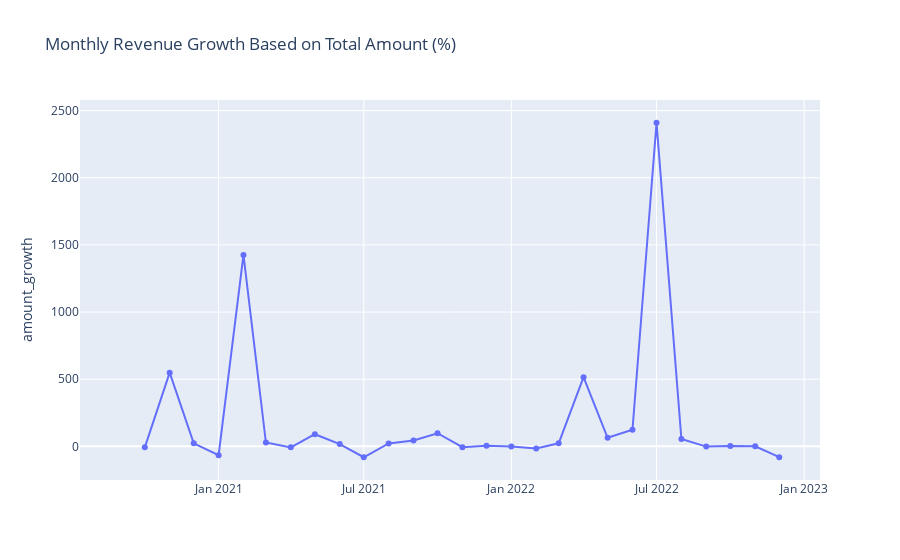

Notebook code cell kept with this figure:
### Code cell
monthly_revenue(df_growth,'amount_growth', 'Monthly Revenue Growth Based on Total Amount (%)')

### Figure 1 — Plotly figure (JSON) as saved in the notebook; plotly's stock layout.template omitted (floating-point values rounded to 4 significant figures)
{"data": [{"mode": "lines+markers", "name": "amount_growth", "type": "scatter", "x": ["2020-09", "2020-10", "2020-11", "2020-12", "2021-01", "2021-02", "2021-03", "2021-04", "2021-05", "2021-06", "2021-07", "2021-08", "2021-09", "2021-10", "2021-11", "2021-12", "2022-01", "2022-02", "2022-03", "2022-04", "2022-05", "2022-06", "2022-07", "2022-08", "2022-09", "2022-10", "2022-11", "2022-12"], "y": [null, -7.263, 548.8, 22.28, -66.1, 1425.0, 28.58, -7.673, 90.38, 17.06, -81.23, 21.22, 43.88, 97.57, -6.204, 4.988, -1.072, -15.27, 22.39, 515.1, 63.64, 123.6, 2410.0, 54.41, -2.088, 3.069, -0.02514, -80.63]}], "layout": {"title": {"text": "Monthly Revenue Growth Based on Total Amount (%)"}, "yaxis": {"title": {"text": "amount_growth"}}}}
